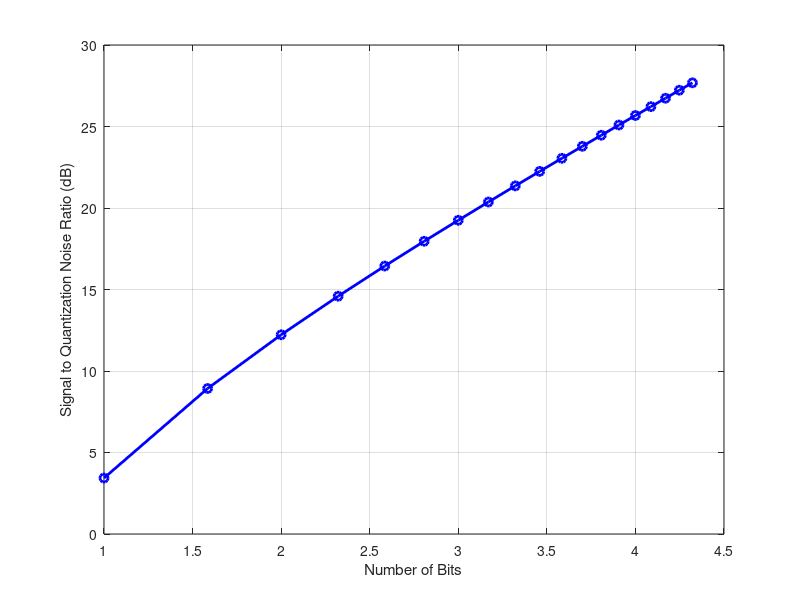

This chart was generated by the following MATLAB code:
% Program to Compute SNR of Non-Uniform Quantization and Plot the SNR vs. Quantization Levels
close all; clc;

% Signal Parameters
N = 10000;                  % Number of samples in the signal
f = 1;                      % Signal frequency
Fs = 1000;                  % Sampling frequency
t = (0:N - 1) / Fs;         % Time vector
x = sin(2 * pi * f * t);    % Signal

% Quantization Parameters
L = 2:20;                       % Number of quantization levels to try
b = log2(L);                    % Number of bits to represent each level
Delta = 2 ./ (L - 1);           % Step size of the quantization levels
SQNR = zeros(length(L), 1);     % To store the Signal to Quantization Noise Ratio (SQNR) for each quantization level

% Non-Uniform Quantization
for i = 1:length(L)
    q = zeros(size(x));
    % Compute quantization levels
    V = [- (L(i) - 1) / 2:1:(L(i) - 1) / 2] * Delta(i);
    % Quantize the signal
    for j = 1:N
        [val, index] = min(abs(x(j) - V));
        q(j) = V(index);
    end

    % Compute the SQNR
    noise = x - q;
    signal_power = sum(x .^ 2) / N;
    noise_power = sum(noise .^ 2) / N;
    SQNR(i) = 10 * log10(signal_power / noise_power);
end

% Plot the SNR vs. Quantization Levels
figure;
plot(b, SQNR, 'b-o', 'LineWidth', 2);
xlabel('Number of Bits');
ylabel('Signal to Quantization Noise Ratio (dB)');
grid on;
